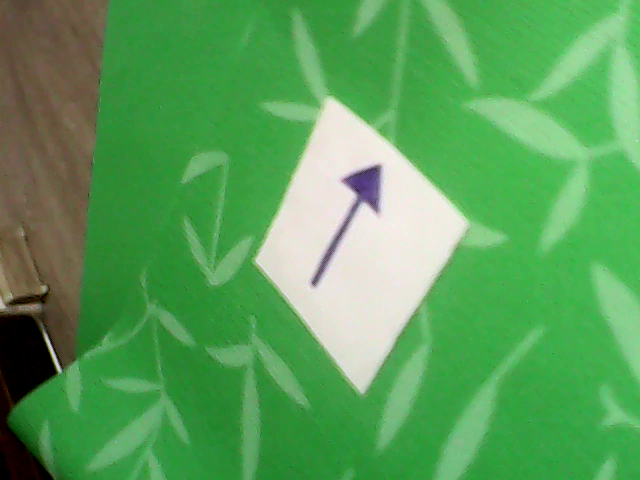
#> input picture data/imgs/arrow/vlcsnap-2020-10-21-18h01m27s294.png, 640 x 480 px
$ jupyter execute --allow-errors cv_hw3.ipynb   (text cells are left out)
#> lines starting #> are read from the running program, lines starting #| are printed output that depends on the picture; after the words box and inside, x2 and y2 are one past the last pixel; in counts of white or black regions, pixels touching at a corner belong together; pictures that were not available may be replaced by others from this repository, and a replacement may not be noted
[cell 1]
import numpy as np
import cv2
import time
import os
import math
import glob
import sys
from matplotlib import pyplot as plt
plt.rcParams["figure.figsize"] = (4,4)

images = glob.glob('../data/imgs/arrow/*.png')

for f in images:
    img = cv2.imread(f)
#> img is the input picture: shape (480, 640, 3); mean B, G, R 89.5, 159.6, 89.1
    plt.imshow(img)
    plt.axis('off')
    plt.show()
#> pass 2 of the loop `for f in images:`:
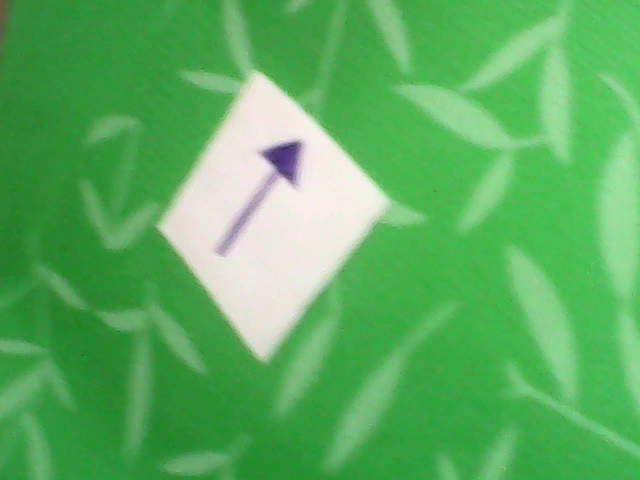
#> input picture data/imgs/arrow/vlcsnap-2020-10-21-18h01m29s941.png, 640 x 480 px
#> img is the input picture: shape (480, 640, 3); mean B, G, R 95.7, 174.8, 90.8
#> pass 3 of the loop `for f in images:`:
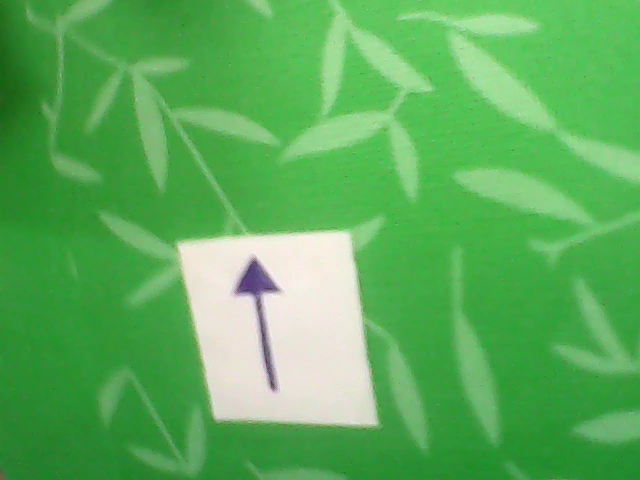
#> input picture data/imgs/arrow/vlcsnap-2020-10-21-18h01m33s362.png, 640 x 480 px
#> img is the input picture: shape (480, 640, 3); mean B, G, R 90.7, 174.2, 91.1

[cell 2]
img = cv2.imread('../data/imgs/arrow/vlcsnap-2020-10-21-18h01m22s212.png', cv2.IMREAD_COLOR)
#> (the rest of this cell did not finish here and is left out)

#> (a cell that did not finish here is left out)

[cell 4]
from scipy.spatial import distance as dist
def order_points(pts):
    x_sorted = pts[np.argsort(pts[:, 0]), :]

    left_most = x_sorted[:2, :]
    right_most = x_sorted[2:, :]

    left_most = left_most[np.argsort(left_most[:, 1]), :]
    tl, bl = left_most

    d = dist.cdist(tl[np.newaxis], right_most, "euclidean")[0]
    br, tr = right_most[np.argsort(d)[::-1], :]

    return np.array([tl, tr, br, bl], dtype="float32")

[cell 5]
def four_point_transform(image, pts):
    rect = order_points(pts)
    (tl, tr, br, bl) = rect

    widthA = np.sqrt(((br[0] - bl[0]) ** 2) + ((br[1] - bl[1]) ** 2))
    widthB = np.sqrt(((tr[0] - tl[0]) ** 2) + ((tr[1] - tl[1]) ** 2))
    maxWidth = max(int(widthA), int(widthB))

    heightA = np.sqrt(((tr[0] - br[0]) ** 2) + ((tr[1] - br[1]) ** 2))
    heightB = np.sqrt(((tl[0] - bl[0]) ** 2) + ((tl[1] - bl[1]) ** 2))
    maxHeight = max(int(heightA), int(heightB))

    dst = np.array([
        [0, 0],
        [maxWidth - 1, 0],
        [maxWidth - 1, maxHeight - 1],
        [0, maxHeight - 1]], dtype="float32")

    M = cv2.getPerspectiveTransform(rect, dst)
    warped = cv2.warpPerspective(image, M, (maxWidth, maxHeight))

    return warped

#> (the rest of this cell did not finish here and is left out)

[cell 6]
def find_contour(img, low_th, high_th):

    img_rgb = cv2.cvtColor(img, cv2.COLOR_BGR2RGB)
    mask = cv2.inRange(img, low_th, high_th)

    contours, hierarchy = cv2.findContours(mask, cv2.RETR_EXTERNAL, cv2.CHAIN_APPROX_SIMPLE)
    contours = [c for c in contours if cv2.arcLength(c, True) > 100]
    cnt = contours[0]

    approx = cv2.convexHull(cnt)
    epsilon = 0.05 * cv2.arcLength(approx, True)
    approx = cv2.approxPolyDP(approx, epsilon, True)
    contour_marked = cv2.drawContours(img_rgb, approx, -1, (0, 255, 0), 15)

    return approx, mask, contour_marked

[cell 7]
def find_distance (img):
    low_th  = (190, 190, 190)
    high_th = (255, 255, 255)

    contour, _, _ = find_contour(img, low_th, high_th)
    length = cv2.arcLength(contour, True)

    distance = 180.0 * 364 / length

    return distance

[cell 8]
img = cv2.imread('../data/imgs/arrow/vlcsnap-2020-10-21-18h01m49s487.png', cv2.IMREAD_COLOR)
#> (the rest of this cell did not finish here and is left out)

[cell 9]
def bird_eye_transform(img, show=False):
    low_th  = (190, 190, 190)
    high_th = (255, 255, 255)

    approx, mask, contour_marked  = find_contour(img, low_th, high_th)
    warped = four_point_transform(img, np.asarray(approx)[:, 0, :])

    if show:
        plt.imshow(img)
        # plt.axis('off')
        plt.show()

        plt.imshow(warped)
        # plt.axis('off')
        plt.show()

    return warped, mask, contour_marked

[cell 10]
for f in images:
    img = cv2.imread(f)
    bird_eye_transform(img, show=True)
#> in find_contour, `mask = cv2.inRange(img, low_th, high_th)`:
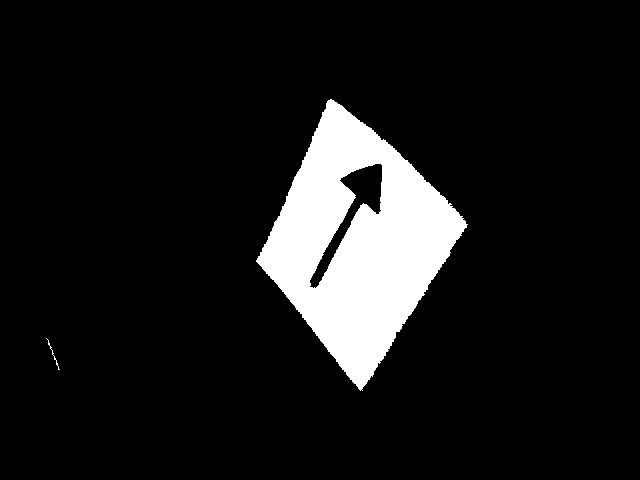
#> mask: shape (480, 640); 9.8% white; 2 white regions
#> in find_contour, `contours, hierarchy = cv2.findContours(mask, cv2.RETR_EXTERNAL, cv2.CH..`: contours = 2 contours, 1 with area under 20; largest, box (x1, y1, x2, y2) and area: (256, 99, 468, 391) 31842
#> in find_contour, `contours = [c for c in contours if cv2.arcLength(c, True) > 100]`: contours = 1 contour; box (x1, y1, x2, y2) and area: (256, 99, 468, 391) 31842
#> in find_contour, `cnt = contours[0]`: cnt = contour of 483 points, box (x1, y1, x2, y2) (256, 99, 468, 391), area 31842
#> in find_contour, `approx = cv2.convexHull(cnt)`: approx = contour of 23 points, box (x1, y1, x2, y2) (256, 99, 468, 391), area 32844
#> in find_contour, `epsilon = 0.05 * cv2.arcLength(approx, True)`: epsilon = 36.48
#> in find_contour, `approx = cv2.approxPolyDP(approx, epsilon, True)`: approx = [[330, 99], [467, 224], [362, 390], [256, 261]]
#> in order_points, `x_sorted = pts[np.argsort(pts[:, 0]), :]`: x_sorted = [[256, 261], [330, 99], [362, 390], [467, 224]]
#> in order_points, `left_most = x_sorted[:2, :]`: left_most = [[256, 261], [330, 99]]
#> in order_points, `right_most = x_sorted[2:, :]`: right_most = [[362, 390], [467, 224]]
#> in order_points, `left_most = left_most[np.argsort(left_most[:, 1]), :]`: left_most = [[330, 99], [256, 261]]
#> in order_points, `tl, bl = left_most`: tl = [330, 99]; bl = [256, 261]
#> in order_points, `d = dist.cdist(tl[np.newaxis], right_most, "euclidean")[0]`: d = [292.8, 185.5]
#> in order_points, `br, tr = right_most[np.argsort(d)[::-1], :]`: br = [362, 390]; tr = [467, 224]
#> in four_point_transform, `rect = order_points(pts)`: rect = [[330, 99], [467, 224], [362, 390], [256, 261]]
#> in four_point_transform, `(tl, tr, br, bl) = rect`: tl = [330, 99]; tr = [467, 224]; br = [362, 390]; bl = [256, 261]
#> in four_point_transform, `widthA = np.sqrt(((br[0] - bl[0]) ** 2) + ((br[1] - bl[1]) ** 2))`: widthA = 167
#> in four_point_transform, `widthB = np.sqrt(((tr[0] - tl[0]) ** 2) + ((tr[1] - tl[1]) ** 2))`: widthB = 185.5
#> in four_point_transform, `maxWidth = max(int(widthA), int(widthB))`: maxWidth = 185
#> in four_point_transform, `heightA = np.sqrt(((tr[0] - br[0]) ** 2) + ((tr[1] - br[1]) ** 2))`: heightA = 196.4
#> in four_point_transform, `heightB = np.sqrt(((tl[0] - bl[0]) ** 2) + ((tl[1] - bl[1]) ** 2))`: heightB = 178.1
#> in four_point_transform, `maxHeight = max(int(heightA), int(heightB))`: maxHeight = 196
#> in four_point_transform, `dst = np.array([ [0, 0], [maxWidth - 1, 0], [maxWidth - 1, maxHeight -..`: dst = [[0, 0], [184, 0], [184, 195], [0, 195]]
#> in four_point_transform, `M = cv2.getPerspectiveTransform(rect, dst)`: M = [[1.96, 0.895, -735.1], [-1.19, 1.31, 264.3], [0.00244, -0.000327, 1]]
#> in four_point_transform, `warped = cv2.warpPerspective(image, M, (maxWidth, maxHeight))`:
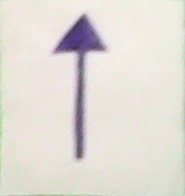
#> warped: shape (196, 185, 3); mean B, G, R 214.3, 220.6, 225.7
#> pass 2 of the loop `for f in images:`:
#> in find_contour (call 2), `mask = cv2.inRange(img, low_th, high_th)`:
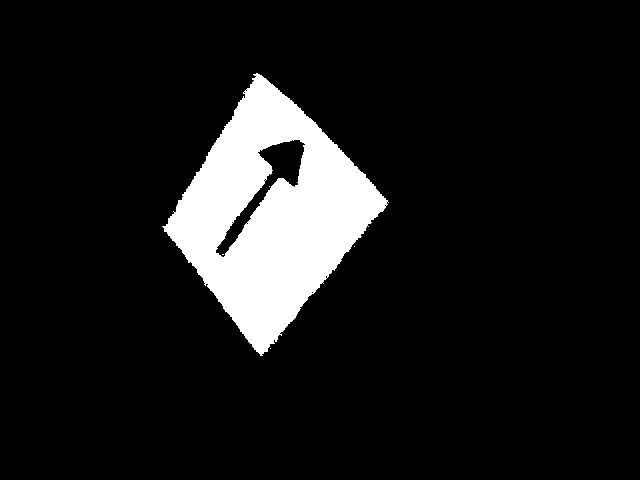
#> mask: shape (480, 640); 9.9% white; 5 white regions (4 under 20 px)
#> in find_contour (call 2), `contours, hierarchy = cv2.findContours(mask, cv2.RETR_EXTERNAL, cv2.CH..`: contours = 3 contours, 2 with area under 20; largest, box (x1, y1, x2, y2) and area: (162, 73, 389, 356) 32285
#> in find_contour (call 2), `contours = [c for c in contours if cv2.arcLength(c, True) > 100]`: contours = 1 contour; box (x1, y1, x2, y2) and area: (162, 73, 389, 356) 32285
#> cnt = contour of 508 points, box (x1, y1, x2, y2) (162, 73, 389, 356), area 32285
#> in find_contour (call 2), `approx = cv2.convexHull(cnt)`: approx = contour of 23 points, box (x1, y1, x2, y2) (162, 73, 389, 356), area 33578
#> epsilon = 36.43
#> in find_contour (call 2), `approx = cv2.approxPolyDP(approx, epsilon, True)`: approx = [[256, 73], [388, 202], [262, 355], [162, 226]]
#> in four_point_transform (call 2), `(tl, tr, br, bl) = rect`: tl = [256, 73]; tr = [388, 202]; br = [262, 355]; bl = [162, 226]
#> widthA = 163.2
#> widthB = 184.6
#> maxWidth = 184
#> heightA = 198.2
#> heightB = 179.6
#> maxHeight = 198
#> dst = [[0, 0], [183, 0], [183, 197], [0, 197]]
#> M = [[1.45, 0.889, -435.5], [-0.989, 1.01, 179.2], [0.00181, -0.000161, 1]]
#> in four_point_transform (call 2), `warped = cv2.warpPerspective(image, M, (maxWidth, maxHeight))`:
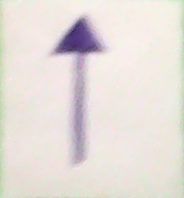
#> warped: shape (198, 184, 3); mean B, G, R 218.1, 222.9, 230
#> pass 3 of the loop `for f in images:`:
#> in find_contour (call 3), `contours, hierarchy = cv2.findContours(mask, cv2.RETR_EXTERNAL, cv2.CH..`: contours = 1 contour; box (x1, y1, x2, y2) and area: (179, 232, 376, 424) 29930
#> rect = [[179, 246], [347, 233], [375, 423], [217, 417]]
#> in four_point_transform (call 3), `(tl, tr, br, bl) = rect`: tl = [179, 246]; tr = [347, 233]; br = [375, 423]; bl = [217, 417]
#> widthA = 158.1
#> widthB = 168.5
#> maxWidth = 168
#> heightA = 192.1
#> heightB = 175.2
#> maxHeight = 192
#> dst = [[0, 0], [167, 0], [167, 191], [0, 191]]
#> M = [[1.06, -0.235, -131.5], [0.0763, 0.986, -256.3], [0.000617, -0.000565, 1]]
#> in four_point_transform (call 3), `warped = cv2.warpPerspective(image, M, (maxWidth, maxHeight))`:
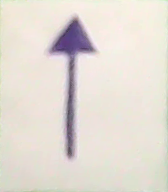
#> warped: shape (192, 168, 3); mean B, G, R 212.7, 220.7, 227.4

[cell 11]
cap = cv2.VideoCapture('../data/imgs/arrow/vid.mov')
# cap = cv2.VideoCapture(0)
width = 320
height = 240
fourcc = cv2.VideoWriter_fourcc(*'XVID')
out = cv2.VideoWriter('../data/imgs/arrow/output.avi', fourcc, 20.0, (2*width, 2*height))

while(cap.isOpened()):
    ret, frame = cap.read()
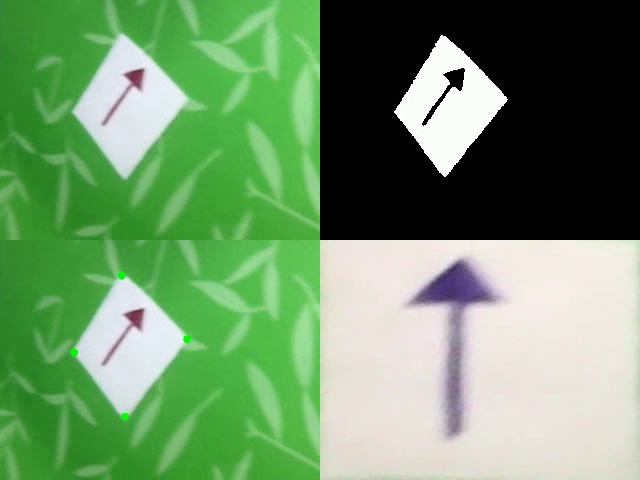
#> input picture frame 21 of data/imgs/arrow/output.avi, 640 x 480 px, given in place of vid.mov, which was not available
#> frame is the input picture: shape (480, 640, 3); mean B, G, R 104.5, 148.9, 110.1
    if ret:
        orig_rgb = cv2.cvtColor(frame, cv2.COLOR_BGR2RGB)
        frame, mask, contour = bird_eye_transform(frame)
#> call 4 of find_contour, with low_th = (190, 190, 190), high_th = (255, 255, 255)
#> in find_contour (call 4), `mask = cv2.inRange(img, low_th, high_th)`:
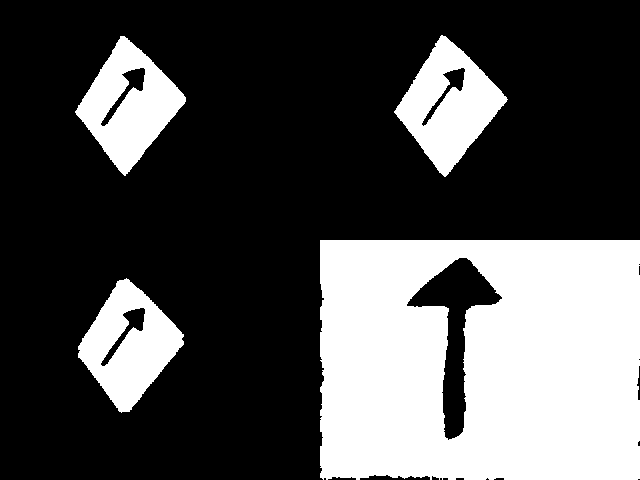
#> mask: shape (480, 640); 30.6% white; 4 white regions
#> in find_contour (call 4), `contours, hierarchy = cv2.findContours(mask, cv2.RETR_EXTERNAL, cv2.CH..`: contours = 4 contours; box (x1, y1, x2, y2) and area: (320, 240, 640, 480) 75584, (394, 35, 508, 177) 8199, (75, 36, 186, 176) 8012, (78, 278, 184, 413) 7931
#> in find_contour (call 4), `cnt = contours[0]`: cnt = contour of 201 points, box (x1, y1, x2, y2) (78, 278, 184, 413), area 7931
#> in find_contour (call 4), `approx = cv2.convexHull(cnt)`: approx = contour of 17 points, box (x1, y1, x2, y2) (78, 278, 184, 413), area 8212
#> in find_contour (call 4), `epsilon = 0.05 * cv2.arcLength(approx, True)`: epsilon = 17.53
#> in find_contour (call 4), `approx = cv2.approxPolyDP(approx, epsilon, True)`: approx = [[126, 278], [183, 344], [121, 412], [78, 346]]
#> in four_point_transform (call 4), `rect = order_points(pts)`: rect = [[78, 346], [126, 278], [183, 344], [121, 412]]
#> in four_point_transform (call 4), `(tl, tr, br, bl) = rect`: tl = [78, 346]; tr = [126, 278]; br = [183, 344]; bl = [121, 412]
#> in four_point_transform (call 4), `widthA = np.sqrt(((br[0] - bl[0]) ** 2) + ((br[1] - bl[1]) ** 2))`: widthA = 92.02
#> in four_point_transform (call 4), `widthB = np.sqrt(((tr[0] - tl[0]) ** 2) + ((tr[1] - tl[1]) ** 2))`: widthB = 83.23
#> in four_point_transform (call 4), `maxWidth = max(int(widthA), int(widthB))`: maxWidth = 92
#> in four_point_transform (call 4), `heightA = np.sqrt(((tr[0] - br[0]) ** 2) + ((tr[1] - br[1]) ** 2))`: heightA = 87.21
#> in four_point_transform (call 4), `heightB = np.sqrt(((tl[0] - bl[0]) ** 2) + ((tl[1] - bl[1]) ** 2))`: heightB = 78.77
#> in four_point_transform (call 4), `maxHeight = max(int(heightA), int(heightB))`: maxHeight = 87
#> in four_point_transform (call 4), `dst = np.array([ [0, 0], [maxWidth - 1, 0], [maxWidth - 1, maxHeight -..`: dst = [[0, 0], [91, 0], [91, 86], [0, 86]]
#> in four_point_transform (call 4), `M = cv2.getPerspectiveTransform(rect, dst)`: M = [[1.5, -0.979, 221.6], [1.46, 1.03, -469.7], [0.00394, 0.000102, 1]]
#> in four_point_transform (call 4), `warped = cv2.warpPerspective(image, M, (maxWidth, maxHeight))`:
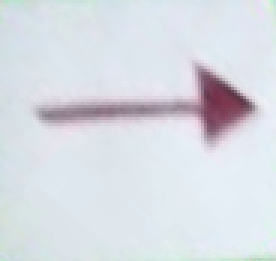
#> warped: shape (87, 92, 3) (shown 3 times larger); mean B, G, R 227.9, 221.2, 216.8

        orig_rgb = cv2.resize(orig_rgb, (width, height), interpolation=cv2.INTER_AREA)
#> orig_rgb: shape (240, 320, 3)
        frame = cv2.resize(frame, (width, height), interpolation=cv2.INTER_AREA)
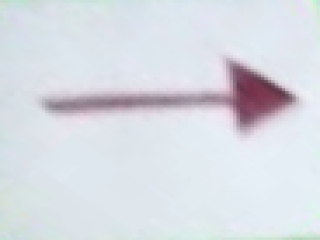
#> frame: shape (240, 320, 3); mean B, G, R 227.9, 221.1, 216.8
        mask = cv2.resize(mask, (width, height), interpolation=cv2.INTER_AREA)
#> mask: shape (240, 320)
        contour = cv2.resize(contour, (width, height), interpolation=cv2.INTER_AREA)

        mask_img = np.ones(frame.shape, dtype="float32")*255
        mask_res = cv2.bitwise_and(mask_img, mask_img, mask=mask)
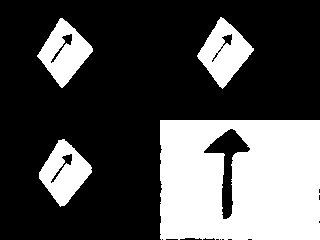
#> mask_res: shape (240, 320, 3) float32; 31% white; 4 white regions, box (x1, y1, x2, y2) and area: (160, 120, 320, 240) 17828, (197, 17, 254, 89) 2056, (37, 18, 93, 88) 1971, (39, 139, 92, 207) 1946
#> mask_img: shape (240, 320, 3) float32; every value is 255
        mask_res = np.uint8(mask_res)

        row1 = np.concatenate((orig_rgb, mask_res), axis=1)
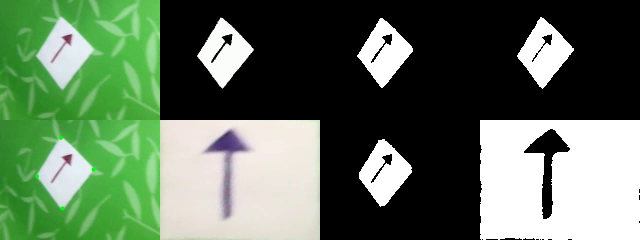
#> row1: shape (240, 640, 3); mean R, G, B 94.6, 114, 91.8
        row2 = np.concatenate((contour, frame), axis=1)
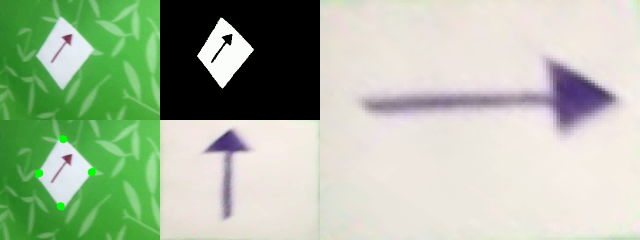
#> row2: shape (240, 640, 3); mean R, G, B 168.9, 185.1, 160.5
        res = np.concatenate((row1, row2), axis=0)
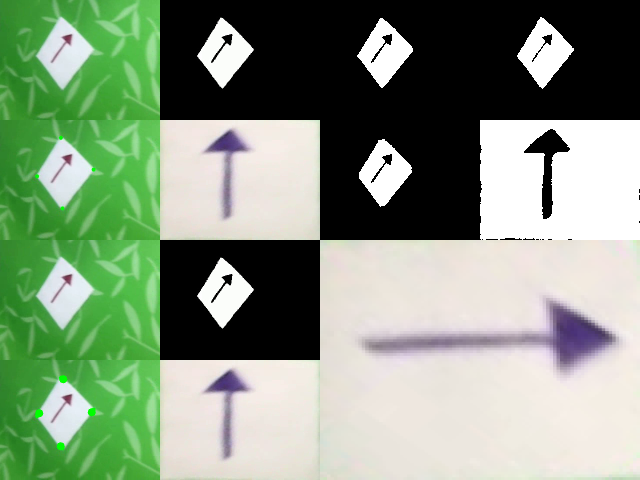
#> res: shape (480, 640, 3); mean R, G, B 131.8, 149.6, 126.2

        cv2.imshow('result', res)
        out.write(res)

        if cv2.waitKey(1) & 0xFF == ord('q'):
#> (key q is pressed here)
            break

    else:
        break

cap.release()
out.release()
cv2.destroyAllWindows()
